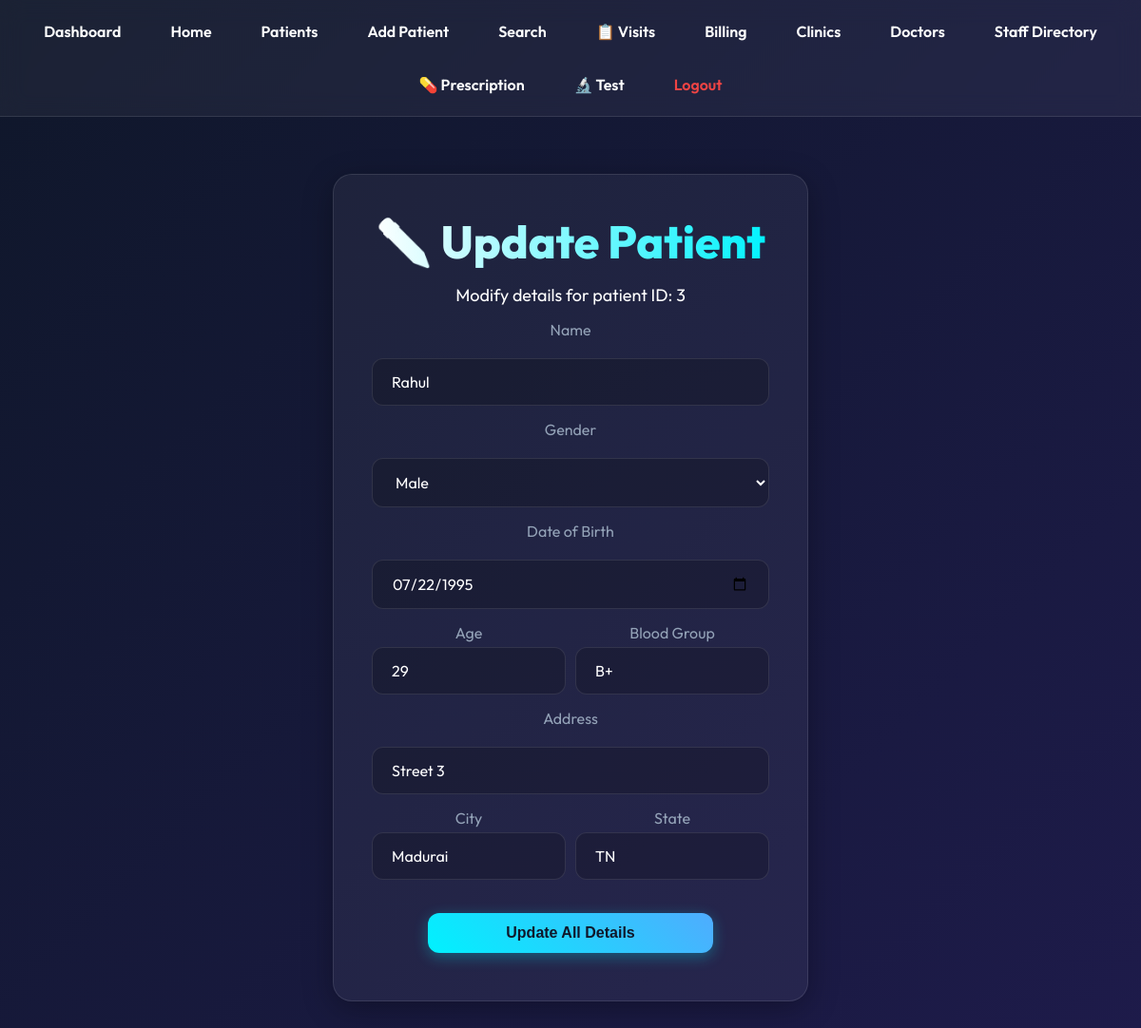
/update_patient.php?id=3 (signed in), run on the app's committed database.
### tables this page shows
CREATE TABLE PATIENT (
              Patient_ID INTEGER PRIMARY KEY,
              Name TEXT NOT NULL,
              Gender TEXT,
              DOB TEXT,
              Age INTEGER,
              Blood_Group TEXT,
              Address TEXT,
              City TEXT,
              State TEXT
            );

### db.php (called while the page is built, shortened)
<?php
class AppDbResult {
    private array $rows;
    private int $index = 0;
    public function __construct(array $rows) {
        $this->rows = $rows;
    }
    public function fetch_assoc(): ?array {
        if ($this->index < count($this->rows)) {
            return $this->rows[$this->index++];
        }
        return null;
    }
}
class AppDb {
    private ?PDO $pdo;
    public function __construct(?PDO $pdo) {
        $this->pdo = $pdo;
    }
    public function query(string $sql) {
        $trimmed = ltrim($sql);
        if (preg_match('/^SELECT\b|^WITH\b|^SHOW\b|^PRAGMA\b/i', $trimmed)) {
            try {
                $stmt = $this->pdo->query($sql);
                $rows = $stmt ? $stmt->fetchAll(PDO::FETCH_ASSOC) : [];
                return new AppDbResult($rows);
            } catch (PDOException $e) {
                $this->error = $e->getMessage();
                return false;
            }
        }
    }
    public function real_escape_string($value): string {
        return str_replace(["\\", "'"], ["\\\\", "''"], (string) $value);
    }
}
$dbFile = __DIR__ . '/clinic.db';
if (class_exists('PDO') && class_exists('SQLite3')) {
    $pdo = new PDO('sqlite:' . $dbFile);
    $pdo->setAttribute(PDO::ATTR_ERRMODE, PDO::ERRMODE_EXCEPTION);
    $pdo->exec('PRAGMA foreign_keys = ON;');
    $conn = new AppDb($pdo);
}
?>

### update_patient.php (the view, shortened to what this page needs)
<?php
include 'db.php';
$id = $conn->real_escape_string($_GET['id']);
$result = $conn->query("SELECT * FROM PATIENT WHERE Patient_ID='$id'");
$row = $result->fetch_assoc();
include 'header.php';
?>
<div class="card" style="max-width: 500px; margin-bottom: 40px;">
    <h1>✏️ Update Patient</h1>
    <p class="subtitle">Modify details for patient ID: <?php echo htmlspecialchars($id); ?></p>
    <form method="POST">
        <label style="display:block; margin-bottom: 5px; color: var(--text-secondary);">Name</label>
        <input name="name" value="<?php echo htmlspecialchars($row['Name'] ?? ''); ?>" placeholder="Name" required>
        <label style="display:block; margin-bottom: 5px; color: var(--text-secondary);">Gender</label>
        <select name="gender" required>
            <option value="M" <?php if(($row['Gender'] ?? '')=='M') echo 'selected'; ?>>Male</option>
        </select>
        <label style="display:block; margin-bottom: 5px; color: var(--text-secondary);">Date of Birth</label>
        <input type="date" name="dob" value="<?php echo htmlspecialchars($row['DOB'] ?? ''); ?>">
        <div style="display:flex; gap: 10px;">
            <div style="flex:1;">
                <label style="display:block; margin-bottom: 5px; color: var(--text-secondary);">Age</label>
                <input type="number" name="age" value="<?php echo htmlspecialchars($row['Age'] ?? ''); ?>" placeholder="Age">
            </div>
            <div style="flex:1;">
                <label style="display:block; margin-bottom: 5px; color: var(--text-secondary);">Blood Group</label>
                <?php $bg = $row['Blood_Group'] ?? $row['Blood_group'] ?? $row['blood_group'] ?? ''; ?>
                <input type="text" name="blood_group" value="<?php echo htmlspecialchars($bg); ?>" placeholder="e.g. O+">
            </div>
        </div>
        <label style="display:block; margin-bottom: 5px; color: var(--text-secondary);">Address</label>
        <input type="text" name="address" value="<?php echo htmlspecialchars($row['Address'] ?? ''); ?>" placeholder="Street Address">
        <div style="display:flex; gap: 10px;">
            <div style="flex:1;">
                <label style="display:block; margin-bottom: 5px; color: var(--text-secondary);">City</label>
                <input type="text" name="city" value="<?php echo htmlspecialchars($row['City'] ?? ''); ?>" placeholder="City">
            </div>
            <div style="flex:1;">
                <label style="display:block; margin-bottom: 5px; color: var(--text-secondary);">State</label>
                <input type="text" name="state" value="<?php echo htmlspecialchars($row['State'] ?? ''); ?>" placeholder="State">
            </div>
        </div>
        <button type="submit" name="update" class="btn" style="width: 100%; margin-top: 20px;">Update All Details</button>
    </form>
</div>
<?php include 'footer.php'; ?>

### style.css (style rules this page uses)
:root { --text-primary: #ffffff; --text-secondary: #94a3b8; --bg-gradient-1: #0f172a; --bg-gradient-2: #1e1b4b; --glass-bg: rgba(255, 255, 255, 0.05); --glass-border: rgba(255, 255, 255, 0.1); --accent-color: #00f2fe; --accent-hover: #4facfe; --danger-color: #ef4444; }
* { box-sizing: border-box; margin: 0; padding: 0; }
body { font-family: 'Outfit', sans-serif; background: linear-gradient(135deg, var(--bg-gradient-1), var(--bg-gradient-2)); background-attachment: fixed; color: var(--text-primary); min-height: 100vh; display: flex; flex-direction: column; }
h1 { font-size: 48px; font-weight: 800; margin-bottom: 10px; text-align: center; background: linear-gradient(90deg, #fff, var(--accent-color)); -webkit-background-clip: text; background-clip: text; -webkit-text-fill-color: transparent; }
.subtitle { font-size: 18px; color: var(--text-secondary); text-align: center; margin-bottom: 50px; }
.card { background: var(--glass-bg); backdrop-filter: blur(16px); border: 1px solid var(--glass-border); border-radius: 20px; padding: 40px; box-shadow: 0 8px 32px rgba(0, 0, 0, 0.3); margin: 0 auto; max-width: 500px; text-align: center; transition: transform 0.3s ease, box-shadow 0.3s ease; }
.card p { font-size: 18px; margin: 15px 0; color: var(--text-primary); }
.btn, .card a.btn-link { display: inline-block; text-decoration: none; background: linear-gradient(45deg, var(--accent-color), var(--accent-hover)); color: #0f172a; font-weight: 700; padding: 12px 24px; margin: 10px 5px; border-radius: 12px; border: none; font-size: 16px; cursor: pointer; transition: all 0.3s ease; box-shadow: 0 4px 15px rgba(0, 242, 254, 0.3); width: calc(100% - 10px); max-width: 300px; }
form { display: flex; flex-direction: column; gap: 15px; align-items: center; width: 100%; }
input, select { width: 100%; padding: 14px 20px; border-radius: 12px; border: 1px solid var(--glass-border); background: rgba(0, 0, 0, 0.2); color: var(--text-primary); font-size: 16px; font-family: 'Outfit', sans-serif; outline: none; transition: border-color 0.3s; }
input::placeholder { color: var(--text-secondary); }
option { background: var(--bg-gradient-1); color: var(--text-primary); }

### data on the page
patient: name "Rahul", gender "Male", dob "07/22/1995", age "29", blood_group "B+", address "Street 3", city "Madurai", state "TN"

### other printed values
$id "3"
